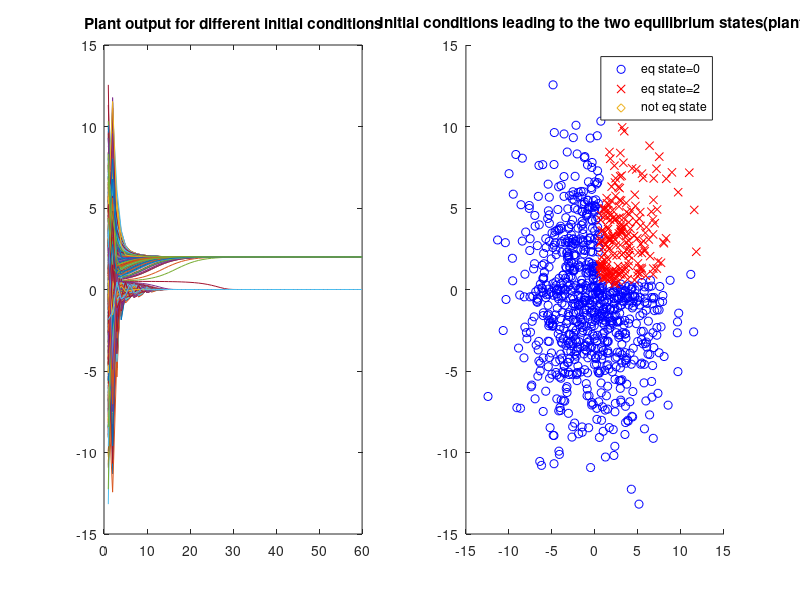
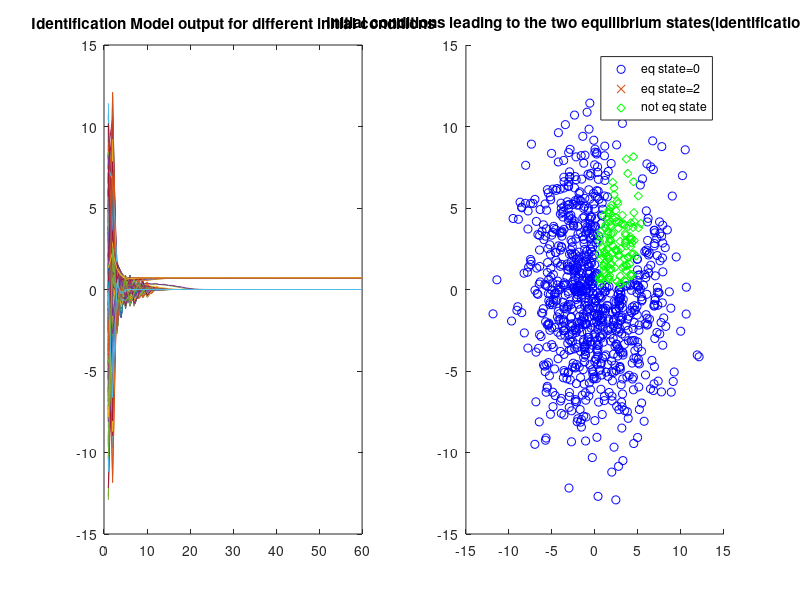

MATLAB code to generate these figures, in order:
%%%% IDENTIFICATION EXAMPLE 2 PART A ONE LAYER

%%%% EQUILIBRIUM STATES OF UNFORCED SYSTEM
clc;clear;
k=[1:200];
f=@(x,y)(x*y*(x+2.5)/(1+x^2+y^2));
difftanh=@(x)(sech(x));

NNclass=[2 20 1];
in=NNclass(1);n1=NNclass(2);out=NNclass(3);

W1=normrnd(0,0.3,in+1,n1);                              %%%% Weight Initialization
W2=zeros(n1+1,out);

eta=0.1;                                                %%%% Learning Rate

points=1000
b=normrnd(0,4,1,points);                                   %%%% Initial conditions seed
a=normrnd(0,4,1,points);
a_zero=[];b_zero=[];
a_two=[];b_two=[];
a_nah=[];b_nah=[];
subplot(121);
for j=1:length(b)                                       %%%% Training the network to different initial conditions
    yp=[b(j) a(j) zeros(1,length(k))];                  
    yphat=[b(j) a(j) zeros(1,length(k))];

    for i=3:length(k)+2
        u=0;
        yp(i)=f(yp(i-1),yp(i-2))+u;
        %%% NEURAL NETWORK
        % Forward Pass
        A1=[1 yp(i-1) yp(i-2)]*W1;
        y1=tanh(A1);
        A2=[1 y1]*W2;
        N=A2;
        % Identification Model Ouput
        yphat(i)=N+u;
        % Backward Pass
        e=-(yphat(i)-yp(i));
        del2=e;
        del1=difftanh(A1).*(del2*W2(2:end,:)');
        Jw2=[1 y1]'*del2;                               %%%% CRAY-DIENTS
        Jw1=[1 yp(i-1) yp(i-2)]'*del1;
        %Weight Updation
        W1=W1+eta*Jw1;
        W2=W2+eta*Jw2;
    end
    if(yphat(end)<0.1 && yphat(end)>-0.1)               %%%% depicting initial conditions
        a_zero=[a_zero a(j)];                           %%%% which lead to the two equilibrium states
        b_zero=[b_zero b(j)];
    elseif(yp(end)<2.1 && yp(end)>1.8)
        a_two=[a_two a(j)];
        b_two=[b_two b(j)];
    else
        a_nah=[a_nah a(j)];
        b_nah=[b_nah b(j)];
    end
    plot(yp(1:60))
    hold on
end
title('Plant output for different initial conditions');
subplot(122);
scatter(a_zero,b_zero,'b','o');
hold on;
scatter(a_two,b_two,'r','x');
hold on;
scatter(a_nah,b_nah,'g','d');
title('Initial conditions leading to the two equilibrium states(plant)');
legend('eq state=0','eq state=2','not eq state');
%%
%Performance Measure
%%
%Saving Weights
save("WeightsH1_NP90_ex2a_one_layer",'W1','W2')
disp('saved')
%%
%Loading Weights
clear;
load("WeightsH1_NP90_ex2a_one_layer")
disp('loaded')
%%
figure;
k=[1:200];
f=@(x,y)(x*y*(x+2.5)/(1+x^2+y^2));
%b=1;a=2;
points=1000;
b=normrnd(0,4,1,points);
a=normrnd(0,4,1,points);
a_zero=[];b_zero=[];
a_two=[];b_two=[];
a_nah=[];b_nah=[];
subplot(121);
for j=1:length(b)
    yp=[b(j) a(j) zeros(1,length(k))];
    yphat=[b(j) a(j) zeros(1,length(k))];
    for i=3:length(k)+2
        u=0;
        yp(i)=f(yp(i-1),yp(i-2))+u;
        A1=[1 yphat(i-1) yphat(i-2)]*W1;
        y1=tanh(A1);
        A2=[1 y1]*W2;
        N=A2;
        yphat(i)=N+u;
    end
    if(yphat(end)<=0.1 && yphat(end)>=-0.1)
        a_zero=[a_zero a(j)];
        b_zero=[b_zero b(j)];
    elseif(yphat(end)<=2.2 && yphat(end)>=1.8)
        a_two=[a_two a(j)];
        b_two=[b_two b(j)];
    else
        a_nah=[a_nah a(j)];
        b_nah=[b_nah b(j)];
    end
    plot(yphat(1:60))
    hold on
end
title('Identification Model output for different initial conditions');
subplot(122);
scatter(a_zero,b_zero,'b','o');
hold on
scatter(a_two,b_two,'r','x');hold on;
scatter(a_nah,b_nah,'g','d');
title('Initial conditions leading to the two equilibrium states(identification model)');
legend('eq state=0','eq state=2','not eq state');

